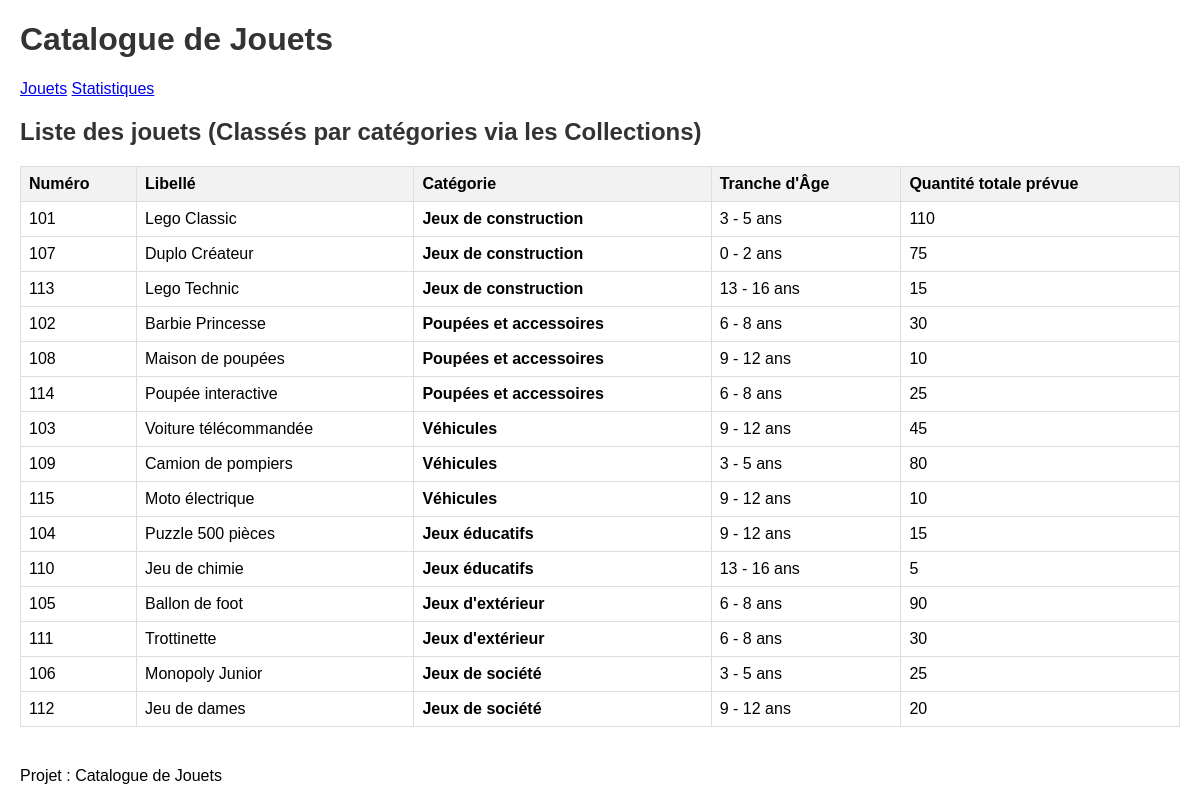
The page / on the database its author committed.
### tables this page shows
CREATE TABLE IF NOT EXISTS `jouet` (
  `id` int NOT NULL AUTO_INCREMENT,
  `numero` int NOT NULL,
  `libelle` varchar(255) NOT NULL,
  `categorie_id` int NOT NULL,
  `tranche_age_id` int NOT NULL,
  PRIMARY KEY (`id`),
  KEY `categorie_id` (`categorie_id`),
  KEY `tranche_age_id` (`tranche_age_id`)
);

CREATE TABLE IF NOT EXISTS `categorie` (
  `id` int NOT NULL AUTO_INCREMENT,
  `code` int NOT NULL,
  `libelle` varchar(255) NOT NULL,
  PRIMARY KEY (`id`)
);

CREATE TABLE IF NOT EXISTS `tranche_age` (
  `id` int NOT NULL AUTO_INCREMENT,
  `code` int NOT NULL,
  `age_min` int NOT NULL,
  `age_max` int NOT NULL,
  PRIMARY KEY (`id`)
);

### controleurs/jouets.php (called while the page is built, shortened)
<?php
require_once __DIR__ . "/../config.php";
require_once __DIR__ . "/../models/Jouet.php";
require_once __DIR__ . "/../models/Categorie.php";
require_once __DIR__ . "/../models/TrancheAge.php";
require_once __DIR__ . "/../models/Quantite.php";
require_once __DIR__ . "/../models/Catalogue.php";
global $pdo;
$categories = Categorie::getAll($pdo);
foreach ($categories as $categorie) {
    $categorie->loadLesJouets($pdo);
}
$catalogues = Catalogue::getAll($pdo);
$quantiteParJouet = [];
foreach ($catalogues as $catalogue) {
    $catalogue->loadLesJouets($pdo);
    foreach ($catalogue->getLesJouets() as $quantite) {
        $jouetId = $quantite->getJouet()->getId();
        $quantiteParJouet[$jouetId] = ($quantiteParJouet[$jouetId] ?? 0) + $quantite->getQuantite();
    }
}
include_once __DIR__ . "/../vue/vueHeader.php";
include_once __DIR__ . "/../vue/main.php";
include_once __DIR__ . "/../vue/vueFooter.php";
?>

### index.php (called while the page is built, shortened)
<?php
if (isset($_GET["action"])) {
    $action = $_GET["action"];
} else {
    $action = "defaut";
}
$fichier = controleurPrincipal($action);
include __DIR__ . "/controleurs/" . $fichier;
?>

### models/Categorie.php (called while the page is built, shortened)
<?php
class Categorie {
    private $id;
    private $libelle;
    private $lesJouets = [];
    public function __construct($id, $code, $libelle) {
        $this->id = $id;
        $this->libelle = $libelle;
    }
    public function getLibelle() {
        return $this->libelle;
    }
    public function getLesJouets() {
        return $this->lesJouets;
    }
    public function loadLesJouets($pdo) {
        require_once __DIR__ . '/Jouet.php';
        require_once __DIR__ . '/TrancheAge.php';
        $stmt = $pdo->prepare("SELECT j.*, t.code as tranche_code, t.age_min, t.age_max
                               FROM jouet j
                               JOIN tranche_age t ON j.tranche_age_id = t.id
                               WHERE j.categorie_id = ?");
        $stmt->execute([$this->id]);
        $this->lesJouets = [];
        while ($row = $stmt->fetch(PDO::FETCH_ASSOC)) {
            $tranche = new TrancheAge($row['tranche_age_id'], $row['tranche_code'], $row['age_min'], $row['age_max']);
            $this->lesJouets[] = new Jouet($row['id'], $row['numero'], $row['libelle'], $this, $tranche);
        }
    }
    public static function getAll($pdo) {
        $stmt = $pdo->query("SELECT * FROM categorie");
        $categories = [];
        while ($row = $stmt->fetch(PDO::FETCH_ASSOC)) {
            $categories[] = new Categorie($row['id'], $row['code'], $row['libelle']);
        }
        return $categories;
    }
}
?>

### models/Jouet.php (called while the page is built, shortened)
<?php
require_once 'Categorie.php';
require_once 'TrancheAge.php';
class Jouet {
    private $id;
    private $numero;
    private $libelle;
    private $trancheAge;
    public function __construct($id, $numero, $libelle, $categ, $trancheAge) {
        $this->id = $id;
        $this->numero = $numero;
        $this->libelle = $libelle;
        $this->trancheAge = $trancheAge;
    }
    public function getId() {
        return $this->id;
    }
    public function getNumero() {
        return $this->numero;
    }
    public function getLibelle() {
        return $this->libelle;
    }
    public function getTranche() {
        return $this->trancheAge;
    }
}
?>

### models/TrancheAge.php (called while the page is built, shortened)
<?php
class TrancheAge {
    private $ageMin;
    private $ageMax;
    public function __construct($id, $code, $ageMin, $ageMax) {
        $this->ageMin = $ageMin;
        $this->ageMax = $ageMax;
    }
    public function getAgeMin() {
        return $this->ageMin;
    }
    public function getAgeMax() {
        return $this->ageMax;
    }
}
?>

### models/Catalogue.php (called while the page is built, shortened)
<?php
require_once 'Quantite.php';
class Catalogue {
    private $id;
    private $lesJouets = [];
    public function __construct($id, $annee) {
        $this->id = $id;
    }
    public function getLesJouets() {
        return $this->lesJouets;
    }
    public function loadLesJouets($pdo) {
        require_once __DIR__ . '/Quantite.php';
        require_once __DIR__ . '/Jouet.php';
        require_once __DIR__ . '/Categorie.php';
        require_once __DIR__ . '/TrancheAge.php';
        $stmt = $pdo->prepare("SELECT q.*, j.numero, j.libelle, j.categorie_id, j.tranche_age_id, cat.code as cat_code, cat.libelle as cat_libelle, t.code as tranche_code, t.age_min, t.age_max
                               FROM quantite q
                               JOIN jouet j ON q.jouet_id = j.id
                               JOIN categorie cat ON j.categorie_id = cat.id
                               JOIN tranche_age t ON j.tranche_age_id = t.id
                               WHERE q.catalogue_id = ?");
        $stmt->execute([$this->id]);
        $this->lesJouets = [];
        while ($row = $stmt->fetch(PDO::FETCH_ASSOC)) {
            $categorie = new Categorie($row['categorie_id'], $row['cat_code'], $row['cat_libelle']);
            $tranche = new TrancheAge($row['tranche_age_id'], $row['tranche_code'], $row['age_min'], $row['age_max']);
            $jouet = new Jouet($row['jouet_id'], $row['numero'], $row['libelle'], $categorie, $tranche);
            $this->lesJouets[] = new Quantite($row['id'], $this, $jouet, $row['quantite']);
        }
    }
}
?>

### models/Quantite.php (called while the page is built, shortened)
<?php
require_once 'Catalogue.php';
require_once 'Jouet.php';
class Quantite {
    private $jouet;
    private $quantite;
    public function __construct($id, $catalogue, $jouet, $quantite) {
        $this->jouet = $jouet;
        $this->quantite = $quantite;
    }
    public function getJouet() {
        return $this->jouet;
    }
    public function getQuantite() {
        return $this->quantite;
    }
}
?>

### vue/main.php (the view)
<div class="section">
    <h2>Liste des jouets (Classés par catégories via les Collections)</h2>
    <table>
        <thead>
            <tr>
                <th>Numéro</th>
                <th>Libellé</th>
                <th>Catégorie</th>
                <th>Tranche d'Âge</th>
                <th>Quantité totale prévue</th>
            </tr>
        </thead>
        <tbody>
            <?php foreach ($categories as $categorie): ?>
                <?php foreach ($categorie->getLesJouets() as $jouet): ?>
                    <tr>
                        <td><?= htmlspecialchars($jouet->getNumero()) ?></td>
                        <td><?= htmlspecialchars($jouet->getLibelle()) ?></td>
                        <td><strong><?= htmlspecialchars($categorie->getLibelle()) ?></strong></td>
                        <td><?= htmlspecialchars($jouet->getTranche()->getAgeMin()) ?> - <?= htmlspecialchars($jouet->getTranche()->getAgeMax()) ?> ans</td>
                        <td><?= htmlspecialchars($quantiteParJouet[$jouet->getId()] ?? 0) ?></td>
                    </tr>
                <?php endforeach; ?>
            <?php endforeach; ?>
        </tbody>
    </table>
</div>

### vue/vueHeader.php (shortened to what this page needs)
<!DOCTYPE html>
<html lang="fr">
<head>
</head>
<body>
    <h1>Catalogue de Jouets</h1>
    <nav>
        <a href="./?action=jouets">Jouets</a>
        <a href="./?action=statistiques">Statistiques</a>
    </nav>

### vue/vueFooter.php
    <footer>
        <p>Projet : Catalogue de Jouets</p>
    </footer>
</body>
</html>

### vue/vueHeader.php (style rules this page uses)
body { font-family: Arial, sans-serif; margin: 20px; }
h1, h2 { color: #333; }
table { border-collapse: collapse; width: 100%; margin-bottom: 20px; }
th, td { border: 1px solid #ddd; padding: 8px; text-align: left; }
th { background-color: #f2f2f2; }
.section { margin-bottom: 40px; }

### rows shown on the page
jouet: numero "101", libelle "Lego Classic", categorie.libelle "Jeux de construction", tranche_age.age_min "3", tranche_age.age_max "5", id "110"
jouet: numero "107", libelle "Duplo Créateur", categorie.libelle "Jeux de construction", tranche_age.age_min "0", tranche_age.age_max "2", id "75"
jouet: numero "113", libelle "Lego Technic", categorie.libelle "Jeux de construction", tranche_age.age_min "13", tranche_age.age_max "16", tranche_age.age_min "15"
jouet: numero "102", libelle "Barbie Princesse", categorie.libelle "Poupées et accessoires", tranche_age.age_min "6", tranche_age.age_max "8", id "30"
jouet: numero "108", libelle "Maison de poupées", categorie.libelle "Poupées et accessoires", tranche_age.age_min "9", tranche_age.age_max "12", id "10"
jouet: numero "114", libelle "Poupée interactive", categorie.libelle "Poupées et accessoires", tranche_age.age_min "6", tranche_age.age_max "8", id "25"
jouet: numero "103", libelle "Voiture télécommandée", categorie.libelle "Véhicules", tranche_age.age_min "9", tranche_age.age_max "12", id "45"
jouet: numero "109", libelle "Camion de pompiers", categorie.libelle "Véhicules", tranche_age.age_min "3", tranche_age.age_max "5", id "80"
jouet: numero "115", libelle "Moto électrique", categorie.libelle "Véhicules", tranche_age.age_min "9", tranche_age.age_max "12", id "10"
jouet: numero "104", libelle "Puzzle 500 pièces", categorie.libelle "Jeux éducatifs", tranche_age.age_min "9", tranche_age.age_max "12", id "15"
jouet: numero "110", libelle "Jeu de chimie", categorie.libelle "Jeux éducatifs", tranche_age.age_min "13", tranche_age.age_max "16", id "5"
jouet: numero "105", libelle "Ballon de foot", categorie.libelle "Jeux d'extérieur", tranche_age.age_min "6", tranche_age.age_max "8", id "90"
jouet: numero "111", libelle "Trottinette", categorie.libelle "Jeux d'extérieur", tranche_age.age_min "6", tranche_age.age_max "8", id "30"
jouet: numero "106", libelle "Monopoly Junior", categorie.libelle "Jeux de société", tranche_age.age_min "3", tranche_age.age_max "5", id "25"
jouet: numero "112", libelle "Jeu de dames", categorie.libelle "Jeux de société", tranche_age.age_min "9", tranche_age.age_max "12", tranche_age.age_max "20"
